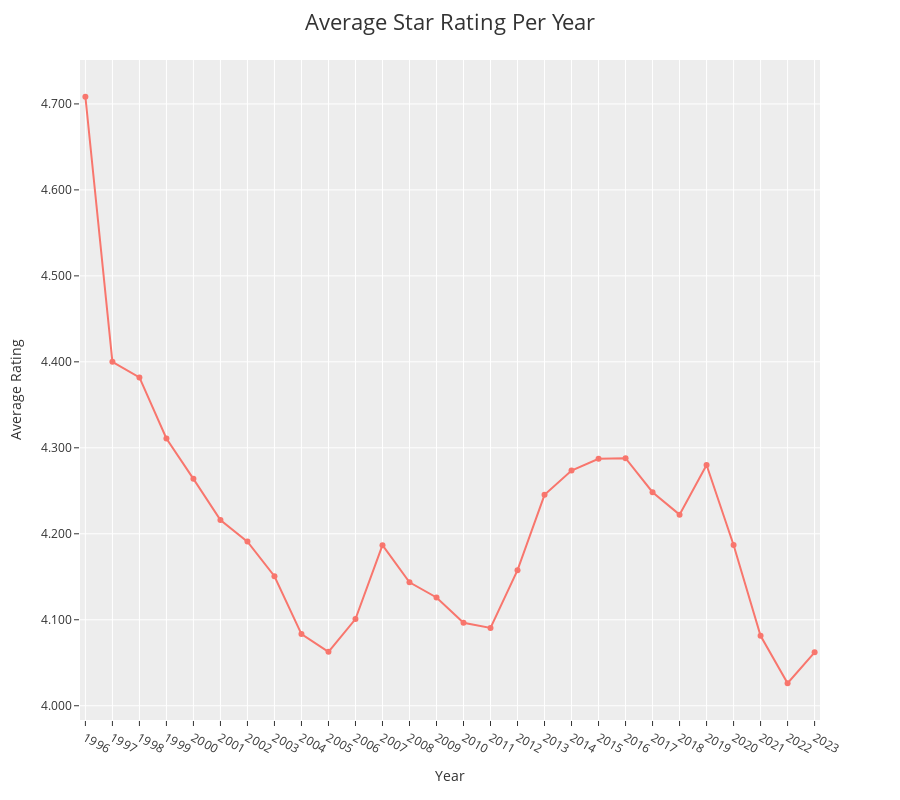

Source (notebook cell):
### Code cell
fig: Figure = plot_line(lf, "average_star_rating")
fig.show()

### Figure 1 — Plotly figure (JSON) as saved in the notebook; plotly's stock layout.template omitted (floating-point values rounded to 4 significant figures)
{"data": [{"hovertemplate": "year=%{x}<br>rating=%{y}<extra></extra>", "legendgroup": "", "line": {"color": "#F8766D", "dash": "solid"}, "marker": {"symbol": "circle"}, "mode": "lines+markers", "name": "", "orientation": "v", "showlegend": false, "type": "scatter", "x": [1996, 1997, 1998, 1999, 2000, 2001, 2002, 2003, 2004, 2005, 2006, 2007, 2008, 2009, 2010, 2011, 2012, 2013, 2014, 2015, 2016, 2017, 2018, 2019, 2020, 2021, 2022, 2023], "xaxis": "x", "y": [4.708, 4.4, 4.382, 4.311, 4.264, 4.216, 4.191, 4.151, 4.083, 4.063, 4.101, 4.187, 4.144, 4.126, 4.096, 4.091, 4.158, 4.245, 4.274, 4.287, 4.288, 4.248, 4.222, 4.28, 4.187, 4.081, 4.026, 4.062], "yaxis": "y"}], "layout": {"height": 800, "legend": {"tracegroupgap": 0}, "margin": {"t": 60}, "title": {"font": {"size": 22}, "text": "Average Star Rating Per Year"}, "xaxis": {"anchor": "y", "domain": [0, 1], "dtick": 1, "range": [1996.0, 2023.0], "title": {"text": "Year"}}, "yaxis": {"anchor": "x", "domain": [0, 1], "tickformat": ".3f", "title": {"text": "Average Rating"}}}}
